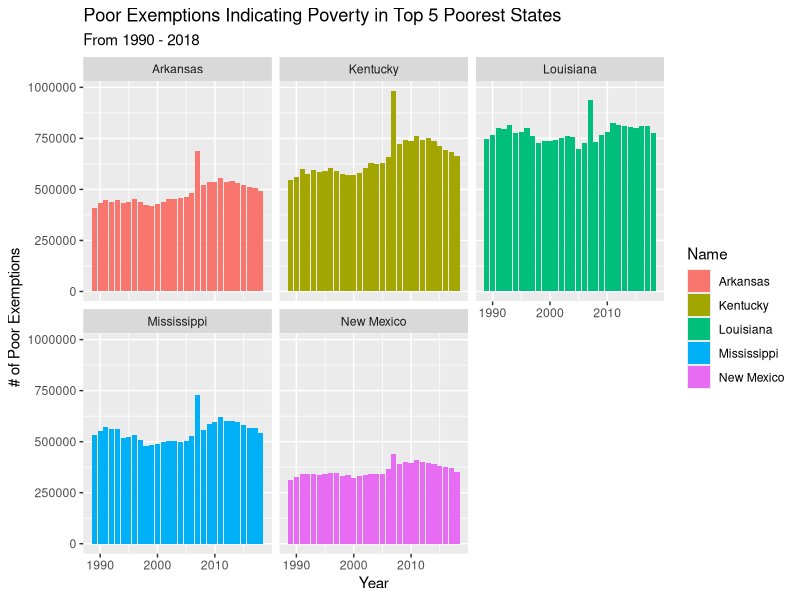

Generate this figure with R:
library(tidyverse)

irs_data <- read.csv("irs.csv")

Poverty <- irs_data %>% 
  group_by(Year, Name) %>%
  mutate(Number_Total_exemptions = as.numeric(gsub(",","", Total.exemptions)),
         Number_Poor_exemptions = as.numeric(gsub(",","", Poor.exemptions))) %>% 
  select(Year, Name, Number_Total_exemptions, Number_Poor_exemptions)


top_5_poverty_states <-  Poverty %>% 
  filter(Name == "Mississippi" | Name == "Louisiana" | Name == "New Mexico" | 
           Name == "Kentucky" | Name == "Arkansas")


chart2 <- ggplot(data = top_5_poverty_states)+
  geom_col(mapping = aes(x = Year, y = Number_Poor_exemptions, fill = Name))+
  labs(title = "Poor Exemptions Indicating Poverty in Top 5 Poorest States ",
       subtitle = "From 1990 - 2018",
       x = "Year",
       y = "# of Poor Exemptions")+
  facet_wrap(~Name)
